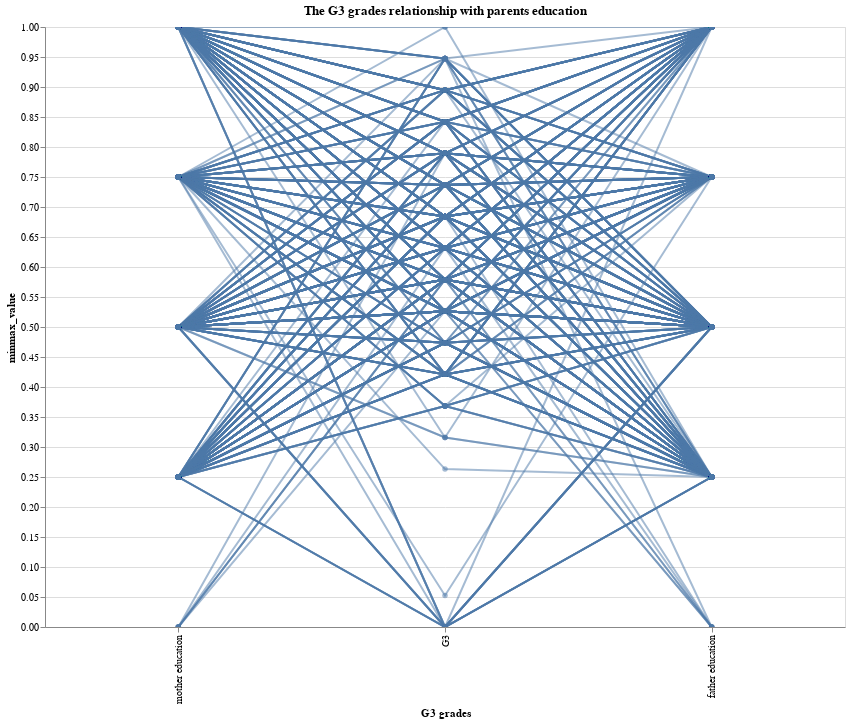

Notebook cell for this chart:
### Code cell
m_edu = list(data['Medu'])
f_edu = list(data['Fedu'])
G3 = list(data['G3'])
level = []
for i in range(len(G3)):
    if G3[i] <= 6:
        level.append('disappointing')
    elif G3[i] <= 9:
        level.append('not bad')
    elif G3[i] <=12:
        level.append('good')
    elif G3[i] <=15:
        level.append('very good')
    elif G3[i] <=20:
        level.append('excellent')

df = pd.DataFrame({
    'G3': g3,
    'mother education': m_edu,
    'father education': f_edu,
    'level': level
})

alt.Chart(df, title="The G3 grades relationship with parents education").transform_window(
    index='count()'
).transform_fold(
    [ 'mother education','G3', 'father education']
).transform_joinaggregate(
     min='min(value)',
     max='max(value)',
     groupby=['key']
).transform_calculate(
    minmax_value=(datum.value-datum.min)/(datum.max-datum.min),
    mid=(datum.min+datum.max)/2
).mark_line(point=True).encode(
    alt.X('key:N', title="G3 grades", sort=[0,2,1]),
    # x='key:N',
    y='minmax_value:Q',
    detail='index:N',
    opacity=alt.value(0.5)
).properties(width=800, height=600).interactive()

### Figure 1 — Vega-Lite specification as saved in the notebook (floating-point values rounded to 4 significant figures; data arrays with more than 128 entries replaced by an {"elided": "..."} marker saying what was removed)
{"config": {"view": {"continuousWidth": 400, "continuousHeight": 300}}, "data": {"name": "data-13f5d05386969b11acf803526df2de38"}, "mark": {"type": "line", "point": true}, "encoding": {"detail": {"type": "nominal", "field": "index"}, "opacity": {"value": 0.5}, "x": {"type": "nominal", "field": "key", "sort": [0, 2, 1], "title": "G3 grades"}, "y": {"type": "quantitative", "field": "minmax_value"}}, "height": 600, "selection": {"selector002": {"type": "interval", "bind": "scales", "encodings": ["x", "y"]}}, "title": "The G3 grades relationship with parents education", "transform": [{"window": [{"op": "count", "as": "index"}]}, {"fold": ["mother education", "G3", "father education"]}, {"joinaggregate": [{"op": "min", "field": "value", "as": "min"}, {"op": "max", "field": "value", "as": "max"}], "groupby": ["key"]}, {"calculate": "((datum.value - datum.min) / (datum.max - datum.min))", "as": "minmax_value"}, {"calculate": "((datum.min + datum.max) / 2)", "as": "mid"}], "width": 800, "$schema": "https://vega.github.io/schema/vega-lite/v4.8.1.json", "datasets": {"data-13f5d05386969b11acf803526df2de38": {"elided": "649 records"}}}
